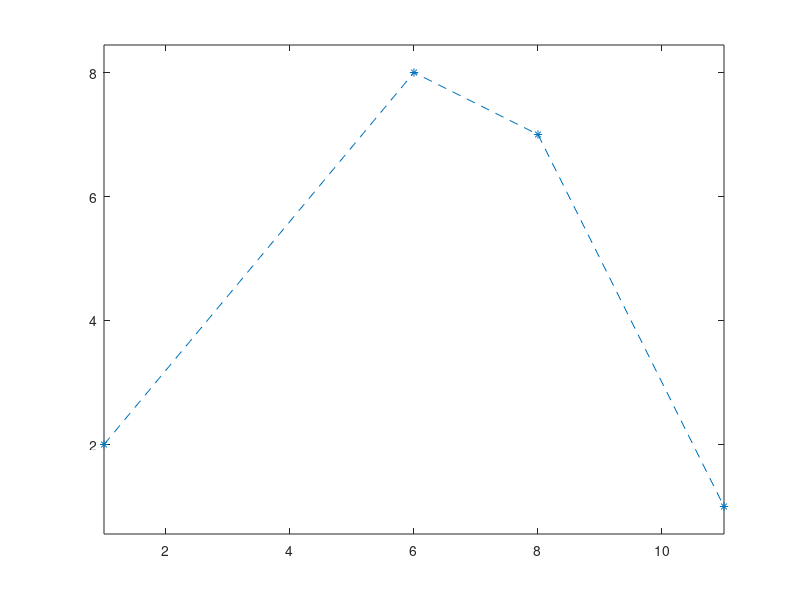

The MATLAB source for this figure: (Note: this script raises an error after producing the figure.)
clear
px = [1 6 8 11];
py = [2 8 7 1];
plot(px, py, "*--");

axis equal;
hold on

n = 3;
syms t

cx(t) = 0 * t;
cy(t) = 0 * t;


for i = 0: n
    b(t) = nchoosek(n,i) * t^i * (1-t)^(n-i);
    cx(t) = cx(t) + px(i+1) *b(t);
    cy(t) = cy(t) + py(i+1) * b(t);
end

fplot(cx, cy, [0 1]);


u = [n * (px(2)- px(1)) n*(py(2) -py(1) )];
v = [n * (px(4) - px(3)) n*(py(4) - py(3))];


quiver(px(4), py(4), v(1), v(2))
quiver(px(1),py(1), u(1), u(2))
hold on

m = 5;

dx(t) = 0*t;
dy(t) = 0*t;

% %%Points to extend the Bézier curve%%
rx = [px(4), px(4) + v(1)/m , 30 ,35 ,32 ,26];
ry = [py(4), py(4) + v(2)/m , -8 -3 0 2];
plot(rx, ry, "*--");
% 
% for i = 0:m
%     b(t) = nchoosek(m,i)* t^i * (1-t)^(m-i);
%     dx(t) = dx(t) + rx(i+1) * b(t);
%     dy(t) = dy(t) + ry(i+1) * b(t);
% end
% fplot(dx, dy, [0 1]);

% clear
% px = [1 6 8 11];
% py = [2 8 7 1 ];
% plot(px,py,'*--');
% axis equal; hold on;
% n = 3;
% syms t
% cx(t) = 0*t;
% cy(t) = 0*t;
% for i = 0 : n
%     b(t) = nchoosek(n,i) * t^i * (1-t)^(n-i);
%     cx(t) = cx(t) + px(i+1) * b(t);
%     cy(t) = cy(t) + py(i+1) * b(t);
% end
% fplot(cx,cy,[0 1])
% u = [n * (px(2)-px(1)), n * (py(2)-py(1))];
% quiver(px(1), py(1), u(1), u(2))
% v = [n * (px(4)-px(3)), n * (py(4)-py(3))];
% quiver(px(4), py(4), v(1), v(2))
% %%%%%%%%%%%%%%%
% m = 5;
% rx = [px(4), px(4) + v(1)/m, 30, 35, 32, 26];
% ry = [py(4), py(4) + v(2)/m, -8,  -3,  0, 2];
% plot(rx,ry,'*--')
% %%%%%
% dx(t) = 0*t;
% dy(t) = 0*t;
% for i = 0 : m
%     b(t) = nchoosek(m,i) * t^i * (1-t)^(m-i);
%     dx(t) = dx(t) + rx(i+1) * b(t);
%     dy(t) = dy(t) + ry(i+1) * b(t);
% end
% fplot(dx,dy,[0 1])